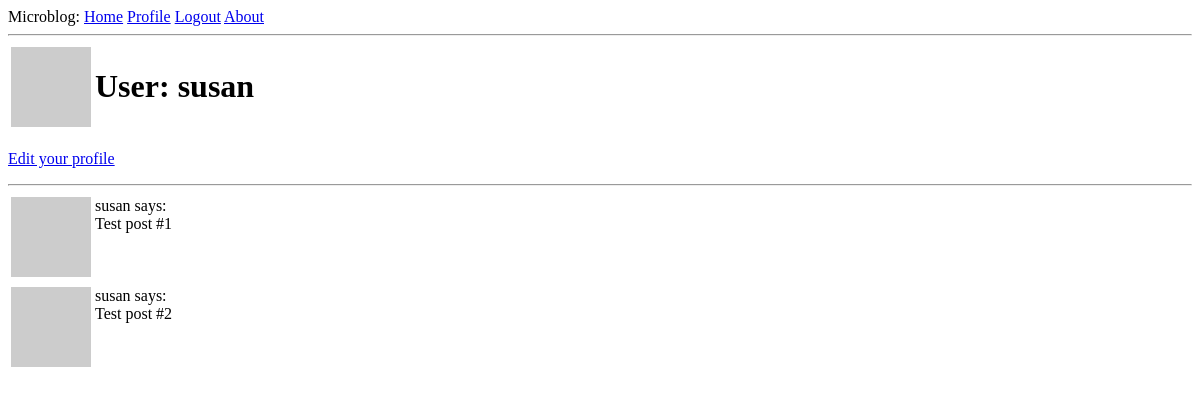
Before: /user/susan (signed in) with the older database file.
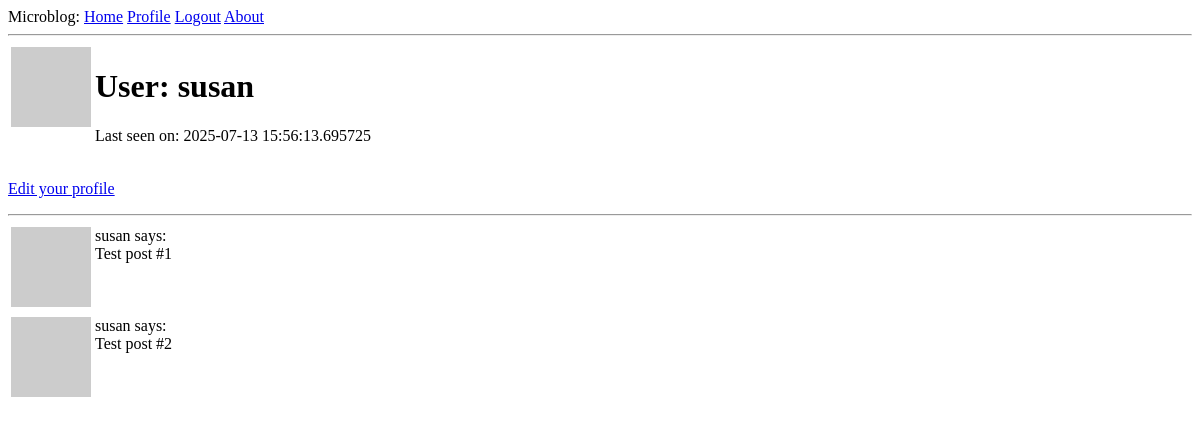
After: the same page with the newer database file.
### app/models.py (models this page shows, shortened)
class User(UserMixin, db.Model):
    id: so.Mapped[int] = so.mapped_column(primary_key=True)
    username: so.Mapped[str] = so.mapped_column(sa.String(64), index=True, unique=True)
    email: so.Mapped[str] = so.mapped_column(sa.String(120), index=True, unique=True)
    password_hash: so.Mapped[Optional[str]] = so.mapped_column(sa.String(256))
    posts: so.WriteOnlyMapped['Post'] = so.relationship(back_populates='author')
    about_me: so.Mapped[Optional[str]] = so.mapped_column(sa.String(140))
    last_seen: so.Mapped[Optional[datetime]] = so.mapped_column(default=lambda:datetime.now(timezone.utc))
    def avatar(self, size):
        digest = md5(self.email.lower().encode('utf-8')).hexdigest()
        return f"https://www.gravatar.com/avatar/{digest}?d=identicon&s={size}"
    @login.user_loader
    def load_user(id):
        return db.session.get(User, int(id))

### app/routes.py (the view)
@app.route('/user/<username>')
@login_required
def user(username):
    user = db.first_or_404(sa.select(User).where(User.username == username))
    posts = [
        {'author':user, 'body':'Test post #1'},
        {'author':user, 'body':'Test post #2'},
    ]
    return render_template('user.html', user=user, posts=posts)

### app/routes.py (called while the page is built)
@app.before_request
def before_request():
    if current_user.is_authenticated:
        current_user.last_seen = datetime.now(timezone.utc)
        db.session.commit()

### app/templates/user.html (shortened to what this page needs)
<!DOCTYPE html>
<html lang="en">
<head>
{% extends "base.html" %}
{% block content %}
    <table>
        <tr valign="top">
            <td><img src="{{ user.avatar(128)}}" alt=""></td>
            <td>
                <h1>User: {{ user.username }}</h1>
                {% if user.last_seen %}<p>Last seen on: {{ user.last_seen }}</p>{% endif %}
            </td>
        </tr>
    </table>
    {% if user == current_user %}
    <p><a href="{{ url_for('edit_profile') }}">Edit your profile</a></p>
    {% endif %}
    <hr>
    {% for post in posts %}
        {% include "_post.html" %}
    {% endfor %}
{% endblock %}

### app/templates/base.html (shortened to what this page needs)
<!doctype html>
<html lang="en">
  <head>
  </head>
  <body>
    <div>
      Microblog:
      <a href="{{ url_for('index') }}">Home</a>
      {% if current_user.is_anonymous %}
      <a href="{{ url_for('login') }}">Login</a>
      {% else %}
      <a href="{{ url_for('user', username=current_user.username) }}">Profile</a>
      <a href="{{url_for('logout')}}">Logout</a>
      {% endif %}
      <a href="{{ url_for('about') }}">About</a>
    </div>
    <hr>
{% block content %}{% endblock %}
  </body>
</html>

### app/templates/_post.html (shortened to what this page needs)
<!DOCTYPE html>
<html lang="en">
<head>
</head>
<body>
    <table>
        <tr valign="top">
            <td><img src="{{ post.author.avatar(36) }}" alt=""></td>
            <td>{{ post.author.username }} says:<br>{{ post.body }}</td>
        </tr>
    </table>
</body>
</html>

Changed rows visible on the page:
changed User "susan": last_seen (not shown) → "2025-07-13 15:56:13.695725"
Other visible differences:
text now shown: "Last seen on:"
